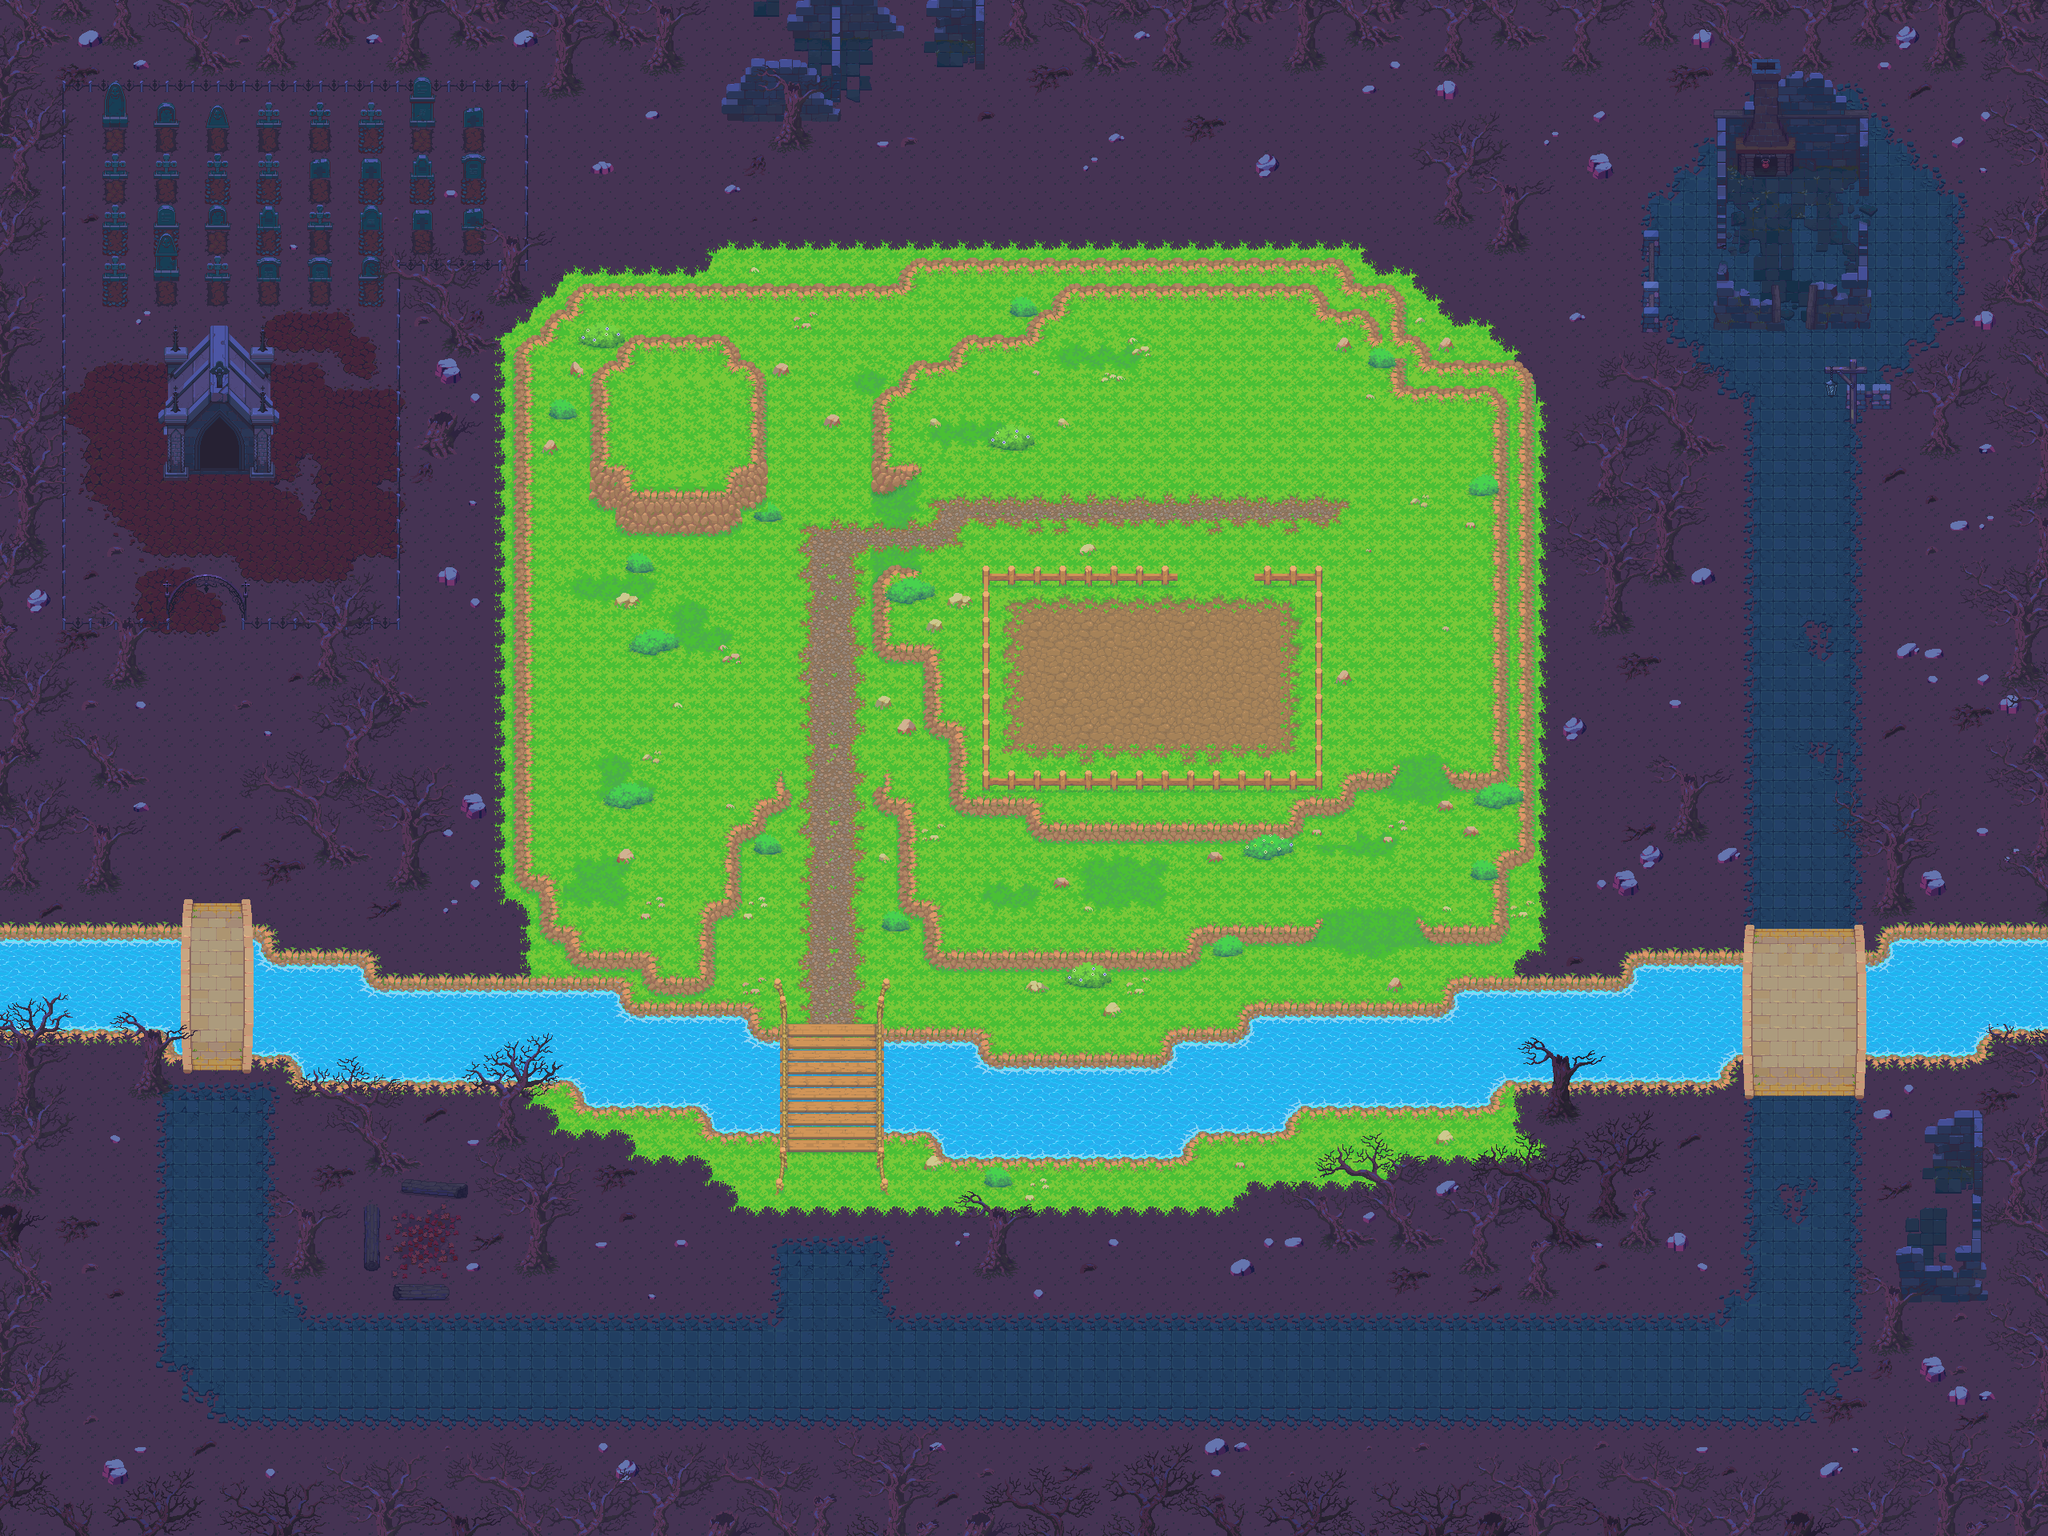

This game map was drawn from its Tiled (.tmx) file and the tilesets committed beside it. A one-line description and the trimmed map source follow:
An orthogonal 80x60 tile map with 32x32 px tiles, 8 tile layers (Ground, Tillable, PathsAndBorders, Clifs, ...), 13 tilesets.

<map version="1.10" tiledversion="1.11.2" orientation="orthogonal" renderorder="right-down" width="80" height="60" tilewidth="32" tileheight="32" infinite="0" nextlayerid="14" nextobjectid="16">
 <tileset firstgid="1" source="Tilesets/Tileset-Terrain.tsx" />
 <tileset firstgid="3961" source="Tilesets/platform - grass(transparency) - coast - spritesheet.tsx" />
 <tileset firstgid="4947" source="Tilesets/cabin.tsx" />
 <tileset firstgid="5127" source="Tilesets/Atlas-Props-sheet3.tsx" />
 <tileset firstgid="6271" source="Tilesets/Atlas-Props-sheet1.tsx" />
 <tileset firstgid="9791" source="Tilesets/Tileset-Terrain-Dark.tsx" />
 <tileset firstgid="12878" source="Tilesets/atlas-Props.tsx" />
 <tileset firstgid="14867" source="Tilesets/abandoned-structures-spritesheet.tsx" />
 <tileset firstgid="16856" source="Tilesets/abandoned-structures-daylight.tsx" />
 <tileset firstgid="18845" source="Tilesets/Tileset-Terrain-new grass.tsx" />
 <tileset firstgid="22805" source="Tilesets/Tileset-Terrain-new grass - transparency.tsx" />
 <tileset firstgid="26765" source="Tilesets/Tileset - wall1.tsx" />
 <tileset firstgid="27005" source="../Epic RPG World/ERW - Grass Land 2.0 v1.9/TiledMap Editor/Tilesets/Tileset-Terrain-new grass - transparency.tsx" />
 <layer id="1" name="Ground" width="80" height="60" locked="1">
  <data>[4800 cells, 4800 non-empty, 52 distinct tile ids]</data>
 </layer>
 <layer id="11" name="Tillable" width="80" height="60" locked="1">
  <data>[4800 cells, 84 non-empty, 13 distinct tile ids]</data>
 </layer>
 <layer id="6" name="PathsAndBorders" width="80" height="60" locked="1">
  <data>[4800 cells, 1108 non-empty, 105 distinct tile ids]</data>
 </layer>
 <layer id="2" name="Clifs" width="80" height="60" locked="1">
  <data>[4800 cells, 362 non-empty, 52 distinct tile ids]</data>
 </layer>
 <layer id="3" name="Decoration" width="80" height="60">
  <data>[4800 cells, 554 non-empty, 205 distinct tile ids]</data>
 </layer>
 <layer id="4" name="Obstacles" width="80" height="60">
  <data>[4800 cells, 454 non-empty, 149 distinct tile ids]</data>
 </layer>
 <layer id="5" name="Overhead" width="80" height="60">
  <data>[4800 cells, 797 non-empty, 246 distinct tile ids]</data>
 </layer>
 <layer id="7" name="Overhead2" width="80" height="60">
  <data>[4800 cells, 542 non-empty, 164 distinct tile ids]</data>
 </layer>
</map>
